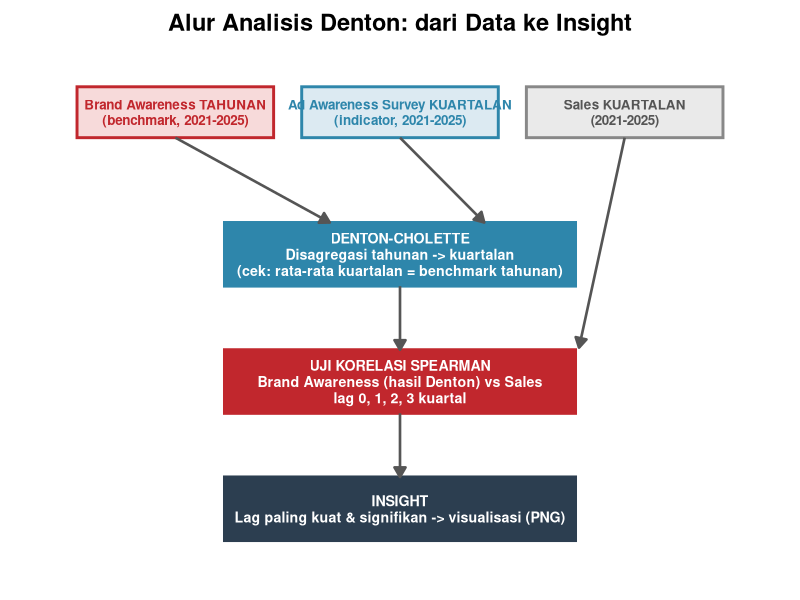

Reproduce this figure in R.
# =============================================================================
# 04_flow_diagram.R
# Membuat diagram alur sederhana: cara pengerjaan analisis Denton di project
# ini, dari data mentah sampai insight. Disimpan sebagai PNG ke folder plots/
# =============================================================================

library(ggplot2)
library(grid)

# -----------------------------------------------------------------------------
# Definisi kotak (box) alur
# -----------------------------------------------------------------------------
boxes <- data.frame(
  xmin  = c(0.4, 3.6, 6.8,  2.5, 2.5, 2.5),
  xmax  = c(3.2, 6.4, 9.6,  7.5, 7.5, 7.5),
  ymin  = c(12,  12,  12,   8.5, 5.5, 2.5),
  ymax  = c(13.2,13.2,13.2, 10,  7,   4),
  label = c(
    "Brand Awareness TAHUNAN\n(benchmark, 2021-2025)",
    "Ad Awareness Survey KUARTALAN\n(indicator, 2021-2025)",
    "Sales KUARTALAN\n(2021-2025)",
    "DENTON-CHOLETTE\nDisagregasi tahunan -> kuartalan\n(cek: rata-rata kuartalan = benchmark tahunan)",
    "UJI KORELASI SPEARMAN\nBrand Awareness (hasil Denton) vs Sales\nlag 0, 1, 2, 3 kuartal",
    "INSIGHT\nLag paling kuat & signifikan -> visualisasi (PNG)"
  ),
  fill  = c("#F7DADA", "#DCEAF2", "#EAEAEA", "#2E86AB", "#C1272D", "#2C3E50"),
  color = c("#C1272D", "#2E86AB", "#888888", "#2E86AB", "#C1272D", "#2C3E50"),
  textcol = c("#C1272D", "#2E86AB", "#555555", "white", "white", "white"),
  size  = c(3.4, 3.4, 3.4, 3.6, 3.6, 3.6),
  stringsAsFactors = FALSE
)

# -----------------------------------------------------------------------------
# Definisi panah penghubung antar kotak
# -----------------------------------------------------------------------------
arrows <- data.frame(
  x    = c(1.8, 5.0, 8.2, 5.0, 5.0),
  y    = c(12,  12,  12,  8.5, 5.5),
  xend = c(4.0, 6.2, 7.55,5.0, 5.0),
  yend = c(10,  10,  7.05,7.0, 4.0)
)

# -----------------------------------------------------------------------------
# Plot
# -----------------------------------------------------------------------------
p <- ggplot() +
  geom_rect(data = boxes,
            aes(xmin = xmin, xmax = xmax, ymin = ymin, ymax = ymax,
                fill = fill, color = color),
            linewidth = 1) +
  geom_text(data = boxes,
            aes(x = (xmin + xmax) / 2, y = (ymin + ymax) / 2,
                label = label, color = textcol, size = size),
            fontface = "bold", lineheight = 0.95) +
  geom_segment(data = arrows,
               aes(x = x, y = y, xend = xend, yend = yend),
               arrow = arrow(length = unit(0.28, "cm"), type = "closed"),
               linewidth = 0.9, color = "#555555") +
  scale_fill_identity() +
  scale_color_identity() +
  scale_size_identity() +
  coord_cartesian(xlim = c(0, 10), ylim = c(2, 13.5), clip = "off") +
  labs(title = "Alur Analisis Denton: dari Data ke Insight") +
  theme_void(base_size = 14) +
  theme(plot.title = element_text(face = "bold", hjust = 0.5, size = 17,
                                   margin = margin(b = 10)),
        plot.margin = margin(10, 10, 10, 10))

ggsave(file.path("plots", "07_diagram_alur_denton.png"), p, width = 10, height = 8, dpi = 150)

cat("Diagram alur berhasil disimpan ke plots/07_diagram_alur_denton.png\n")
